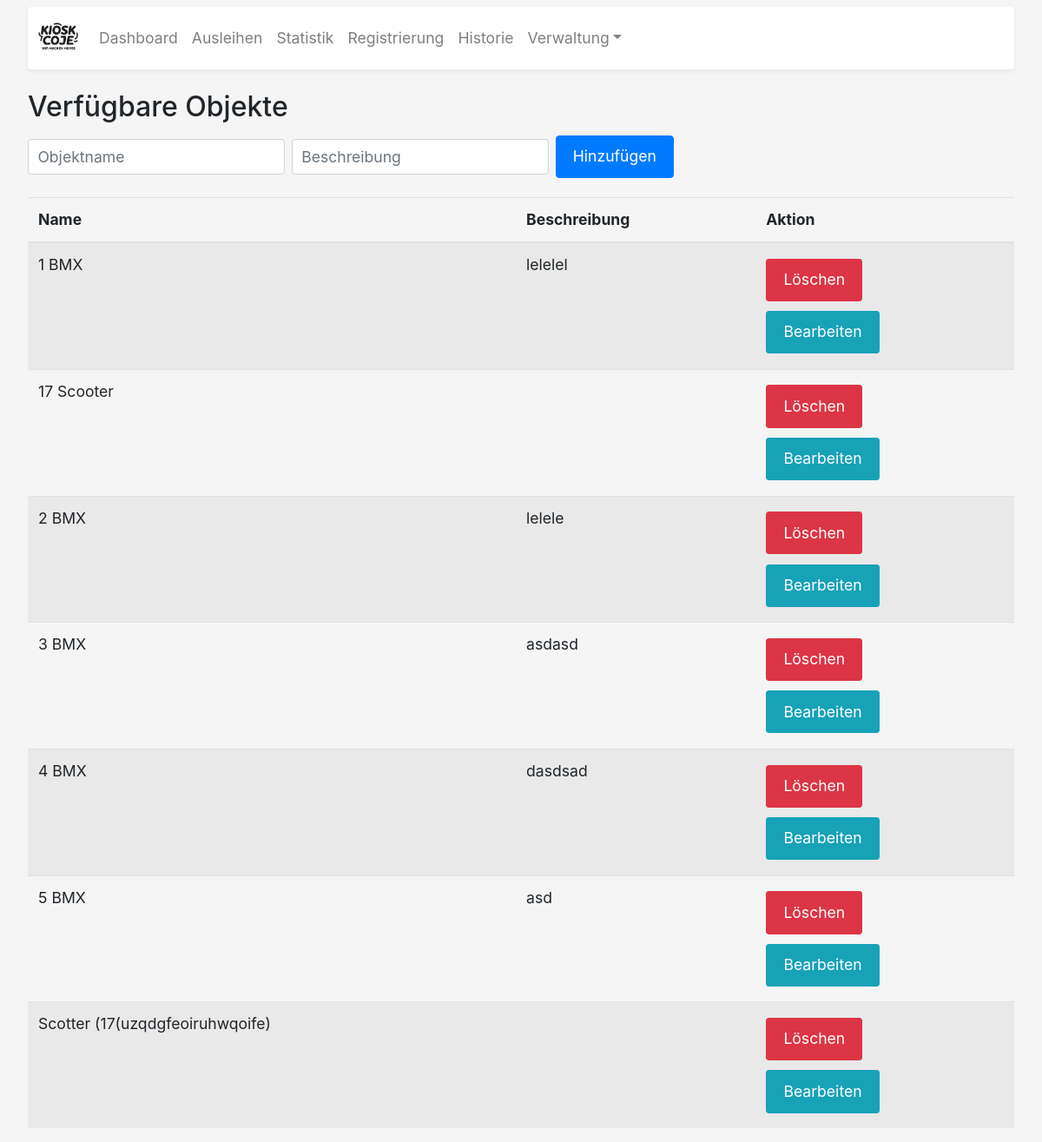
Page /objekte on the committed database.
### app.py (models this page shows)
class Objekt(db.Model):
    id = db.Column(db.Integer, primary_key=True)
    name = db.Column(db.String(100), unique=True, nullable=False)
    beschreibung = db.Column(db.String(200))
    category = db.Column(db.String(50), nullable=False, default='Sonstiges')

### app.py (the view, shortened to what this page needs)
@app.route('/objekte', methods=['GET', 'POST'])
def objekte():
    objs = Objekt.query.order_by(Objekt.name).all()
    return render_template('objekte.html', objekte=objs)

### app.py (called while the page is built)
@app.context_processor
def inject_now():
    return {'now': lambda: datetime.now(BERLIN)}

### templates/objekte.html
{% extends "base.html" %}
{% block content %}
<div class="mt-4">
  <h2>Verfügbare Objekte</h2>
  <form method="POST" class="form-inline mb-3">
    <div class="form-group mr-2">
      <input type="text" name="name" class="form-control" placeholder="Objektname" required>
    </div>
    <div class="form-group mr-2">
      <input type="text" name="beschreibung" class="form-control" placeholder="Beschreibung">
    </div>
    <button type="submit" class="btn btn-primary">Hinzufügen</button>
  </form>
  <table class="table table-striped">
    <thead>
      <tr>
        <th>Name</th>
        <th>Beschreibung</th>
        <th>Aktion</th>
      </tr>
    </thead>
    <tbody>
      {% for obj in objekte %}
      <tr>
        <td>{{ obj.name }}</td>
        <td>{{ obj.beschreibung }}</td>
        <td>
          <form action="{{ url_for('delete_objekt', objekt_id=obj.id) }}" method="POST" onsubmit="return confirm('Objekt wirklich löschen?');">
            <button type="submit" class="btn btn-danger btn-sm">Löschen</button>
          </form>
          <a href="{{ url_for('edit_objekt', objekt_id=obj.id) }}" class="btn btn-info btn-sm">Bearbeiten</a>
        </td>
      </tr>
      {% endfor %}
    </tbody>
  </table>
</div>
{% endblock %}

### templates/base.html (style rules this page uses)
body { font-size: 1.1rem; background-color: #f5f5f5; }
.btn { font-size: 1.1rem; padding: 0.65rem 1.2rem; margin: 0.35rem 0; }
.form-control { font-size: 1.1rem; padding: 0.65rem; margin: 0.3rem 0; }

### rows in the picture
Objekt: name "1 BMX", beschreibung "lelelel"
Objekt: name "17 Scooter"
Objekt: name "2 BMX", beschreibung "lelele"
Objekt: name "3 BMX", beschreibung "asdasd"
Objekt: name "4 BMX", beschreibung "dasdsad"
Objekt: name "5 BMX", beschreibung "asd"
Objekt: name "Scotter (17(uzqdgfeoiruhwqoife)"
